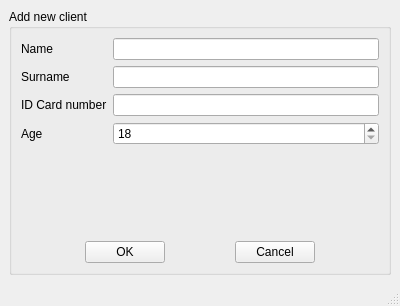
<?xml version="1.0" encoding="UTF-8"?>
<ui version="4.0">
 <class>AddPersonWindow</class>
 <widget class="QMainWindow" name="AddPersonWindow">
  <property name="geometry">
   <rect>
    <x>0</x>
    <y>0</y>
    <width>400</width>
    <height>306</height>
   </rect>
  </property>
  <property name="windowTitle">
   <string>Add client window</string>
  </property>
  <widget class="QWidget" name="centralwidget">
   <layout class="QVBoxLayout" name="verticalLayout">
    <item>
     <widget class="QGroupBox" name="addPersonGroupBox">
      <property name="title">
       <string>Add new client</string>
      </property>
      <layout class="QHBoxLayout" name="horizontalLayout">
       <item>
        <layout class="QVBoxLayout" name="verticalLayout_2">
         <item>
          <layout class="QFormLayout" name="formLayout">
           <item row="1" column="0">
            <widget class="QLabel" name="clientName">
             <property name="text">
              <string>Name</string>
             </property>
            </widget>
           </item>
           <item row="1" column="1">
            <widget class="QLineEdit" name="nameLineEdit"/>
           </item>
           <item row="2" column="0">
            <widget class="QLabel" name="clientSurname">
             <property name="text">
              <string>Surname</string>
             </property>
            </widget>
           </item>
           <item row="2" column="1">
            <widget class="QLineEdit" name="surnameLineEdit"/>
           </item>
           <item row="3" column="0">
            <widget class="QLabel" name="idLabel">
             <property name="text">
              <string>ID Card number</string>
             </property>
            </widget>
           </item>
           <item row="4" column="0">
            <widget class="QLabel" name="ageLabel">
             <property name="text">
              <string>Age</string>
             </property>
            </widget>
           </item>
           <item row="4" column="1">
            <widget class="QSpinBox" name="ageSpinBox">
             <property name="minimum">
              <number>18</number>
             </property>
             <property name="maximum">
              <number>120</number>
             </property>
            </widget>
           </item>
           <item row="3" column="1">
            <widget class="QLineEdit" name="idLineEdit"/>
           </item>
          </layout>
         </item>
         <item>
          <spacer name="verticalSpacer">
           <property name="orientation">
            <enum>Qt::Vertical</enum>
           </property>
           <property name="sizeHint" stdset="0">
            <size>
             <width>20</width>
             <height>40</height>
            </size>
           </property>
          </spacer>
         </item>
         <item>
          <layout class="QHBoxLayout" name="horizontalLayout_2">
           <item>
            <widget class="QPushButton" name="okButton">
             <property name="sizePolicy">
              <sizepolicy hsizetype="Fixed" vsizetype="Fixed">
               <horstretch>0</horstretch>
               <verstretch>0</verstretch>
              </sizepolicy>
             </property>
             <property name="text">
              <string>OK</string>
             </property>
            </widget>
           </item>
           <item>
            <widget class="QPushButton" name="cButton">
             <property name="sizePolicy">
              <sizepolicy hsizetype="Fixed" vsizetype="Fixed">
               <horstretch>0</horstretch>
               <verstretch>0</verstretch>
              </sizepolicy>
             </property>
             <property name="text">
              <string>Cancel</string>
             </property>
            </widget>
           </item>
          </layout>
         </item>
        </layout>
       </item>
      </layout>
     </widget>
    </item>
   </layout>
  </widget>
  <widget class="QMenuBar" name="menubar">
   <property name="geometry">
    <rect>
     <x>0</x>
     <y>0</y>
     <width>400</width>
     <height>22</height>
    </rect>
   </property>
  </widget>
  <widget class="QStatusBar" name="statusbar"/>
 </widget>
 <resources/>
 <connections/>
</ui>
